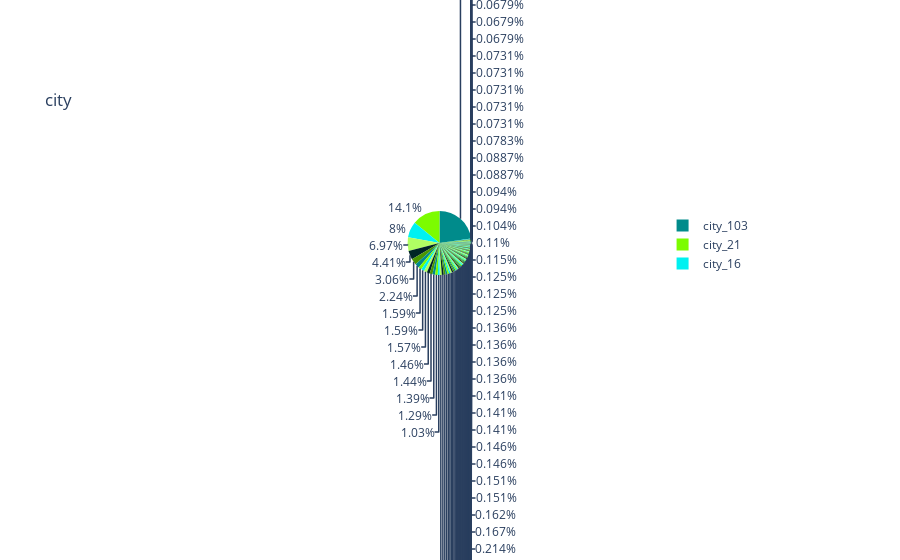

The code cell stored with this chart in its notebook:
### Code cell
pie_chart(hr_train,'city')

### Figure 1 — Plotly figure (JSON) as saved in the notebook; plotly's stock layout.template omitted (floating-point values rounded to 4 significant figures)
{"data": [{"domain": {"x": [0, 1], "y": [0, 1]}, "hovertemplate": "label=%{label}<br>value=%{value}<extra></extra>", "labels": ["city_103", "city_21", "city_16", "city_114", "city_160", "city_136", "city_67", "city_75", "city_102", "city_104", "city_73", "city_100", "city_71", "city_11", "city_61", "city_90", "city_28", "city_23", "city_65", "city_36", "city_173", "city_83", "city_50", "city_46", "city_116", "city_162", "city_138", "city_19", "city_64", "city_45", "city_97", "city_74", "city_57", "city_149", "city_99", "city_159", "city_128", "city_41", "city_10", "city_165", "city_98", "city_105", "city_123", "city_101", "city_40", "city_89", "city_150", "city_145", "city_24", "city_115", "city_142", "city_152", "city_76", "city_158", "city_13", "city_27", "city_91", "city_70", "city_134", "city_143", "city_77", "city_78", "city_20", "city_144", "city_126", "city_14", "city_7", "city_118", "city_141", "city_93", "city_94", "city_1", "city_53", "city_176", "city_26", "city_84", "city_157", "city_30", "city_72", "city_9", "city_44", "city_69", "city_33", "city_80", "city_55", "city_175", "city_54", "city_37", "city_155", "city_12", "city_48", "city_42", "city_117", "city_43", "city_39", "city_127", "city_133", "city_59", "city_167", "city_106", "city_131", "city_109", "city_79", "city_146", "city_81", "city_2", "city_180", "city_120", "city_107", "city_179", "city_62", "city_139", "city_31", "city_18", "city_82", "city_166", "city_25", "city_8", "city_111", "city_129", "city_121", "city_140", "city_171"], "legendgroup": "", "name": "", "showlegend": true, "type": "pie", "values": [4355, 2702, 1533, 1336, 845, 586, 430, 305, 304, 301, 280, 275, 266, 247, 197, 197, 192, 182, 175, 160, 151, 143, 140, 128, 128, 128, 120, 119, 114, 113, 104, 104, 103, 102, 94, 94, 92, 89, 86, 82, 79, 79, 79, 75, 68, 67, 65, 63, 62, 54, 53, 51, 50, 49, 48, 47, 45, 44, 43, 41, 32, 31, 29, 29, 28, 28, 27, 27, 27, 26, 26, 26, 26, 24, 24, 24, 22, 21, 20, 18, 18, 17, 17, 15, 14, 14, 14, 14, 14, 13, 13, 13, 13, 12, 11, 10, 10, 10, 10, 9, 9, 9, 8, 8, 7, 7, 7, 6, 6, 5, 5, 5, 4, 4, 4, 4, 4, 4, 3, 3, 3, 1, 1]}], "layout": {"legend": {"tracegroupgap": 0}, "piecolorway": ["darkcyan", "lawngreen"], "title": {"text": "city"}}}
